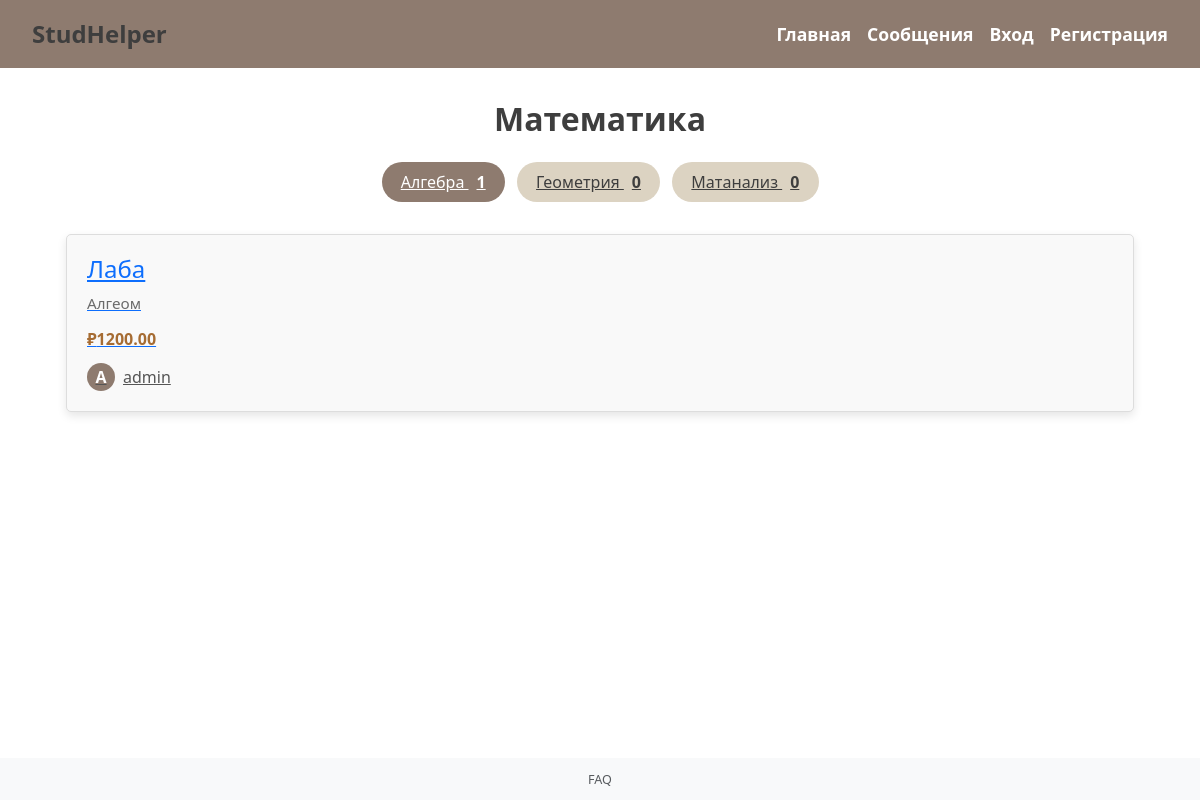
/tema/Алгебра, run on an earlier commit of the app's database.
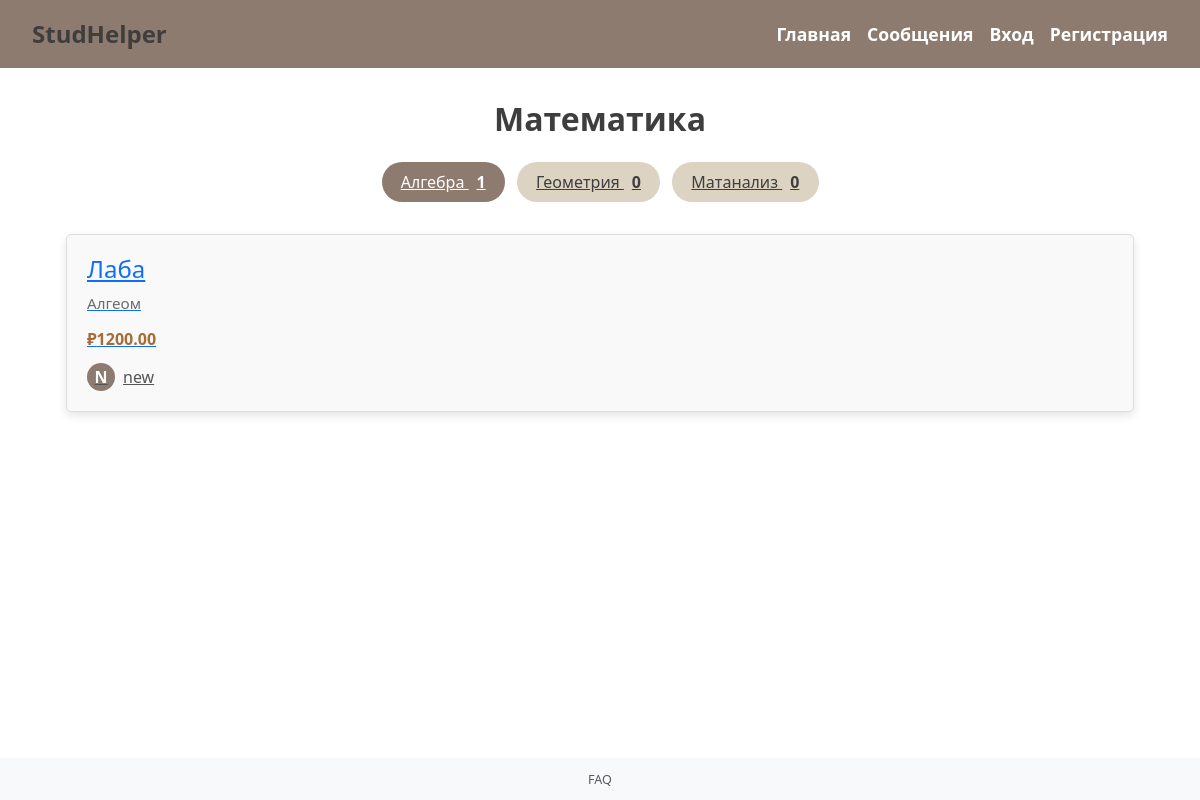
And on a later commit of the database.
### app.py (models this page shows)
class Category(db.Model):
    id = db.Column(db.Integer, primary_key=True)
    name = db.Column(db.String(100), unique=True, nullable=False)
    subcategories = db.relationship('Subcategory', backref='category', lazy=True)

class Subcategory(db.Model):
    id = db.Column(db.Integer, primary_key=True)
    name = db.Column(db.String(100), unique=True, nullable=False)
    category_id = db.Column(db.Integer, db.ForeignKey('category.id'), nullable=False)

class Offer(db.Model):
    id = db.Column(db.Integer, primary_key=True)
    title = db.Column(db.String(200), nullable=False)
    description = db.Column(db.Text, nullable=False)
    price = db.Column(db.Float, nullable=False)
    subcategory_id = db.Column(db.Integer, db.ForeignKey('subcategory.id'), nullable=False)
    seller_id = db.Column(db.Integer, db.ForeignKey('user.id'), nullable=False)

class User(db.Model, UserMixin):
    id = db.Column(db.Integer, primary_key=True)
    username = db.Column(db.String(150), unique=True, nullable=False)
    password = db.Column(db.String(150), nullable=False)
    offers = db.relationship('Offer', backref='seller', lazy=True)  # связь с предложениями

### app.py (the view)
@app.route('/tema/<string:subtopic>')
def show_subtopic(subtopic):
    category_name = get_category_for_subtopic(subtopic)
    subcategories = get_subcategories_with_counts(category_name)
    subcategory = Subcategory.query.filter_by(name=subtopic).first()
    if subcategory:
        offers = Offer.query.filter_by(subcategory_id=subcategory.id).order_by(Offer.id.desc()).all()
    else:
        offers = []
    return render_template(
        'tema.html',
        category_name=category_name,
        subtopic_name=subtopic,
        subcategories=subcategories,
        offers=offers
    )

### app.py (called while the page is built)
def get_subcategories_with_counts(category_name):
    category = Category.query.filter_by(name=category_name).first()
    subcategories = []
    if category:
        subcategories = [
            {
                'name': subcategory.name,
                'count': Offer.query.filter_by(subcategory_id=subcategory.id).count()
            }
            for subcategory in category.subcategories
        ]
    return subcategories

def get_category_for_subtopic(subtopic):
    subcategory = Subcategory.query.filter_by(name=subtopic).first()
    if subcategory:
        return subcategory.category.name
    return 'Другие предметы'

### templates/tema.html
{% extends 'base.html' %}
{% block content %}
<div class="tema-page">
    <h1 class="tema-title">{{ category_name }}</h1>
    <div class="subcategory-tabs">
        {% for sub in subcategories %}
        <a href="{{ url_for('show_subtopic', subtopic=sub.name) }}"
           class="subcategory-tab {% if sub.name == subtopic_name %}active{% endif %}">
            {{ sub.name }} <span class="count">{{ sub.count }}</span>
        </a>
        {% endfor %}
    </div>
    {% if offers %}
    <div class="offers-grid">
        {% for offer in offers %}
        <div class="offer-card">
            <a href="{{ url_for('offer', offer_id=offer.id) }}">
                <h3>{{ offer.title }}</h3>
                <p class="description">{{ offer.description }}</p>
                <p class="price">₽{{ "%.2f"|format(offer.price) }}</p>
            </a>
            {% if offer.seller %}
            <a href="{{ url_for('profile', user_id=offer.seller.id) }}" class="seller">
                <span class="avatar">{{ offer.seller.username[0]|upper }}</span>
                {{ offer.seller.username }}
            </a>
            {% else %}
            <p class="seller">Продавец не найден</p>
            {% endif %}
        </div>
        {% endfor %}
    </div>
    {% else %}
    <div class="empty-message">
        Пока нет предложений в этой подкатегории
    </div>
    {% endif %}
</div>
{% endblock %}

### templates/base.html (shortened to what this page needs)
<!DOCTYPE html>
<html lang="ru">
<head>
    <link href="https://cdn.jsdelivr.net/npm/bootstrap@5.3.0/dist/css/bootstrap.min.css" rel="stylesheet">
    <link rel="stylesheet" href="{{ url_for('static', filename='style.css') }}">
</head>
<body>
    <div class="header">
        <a href="{{ url_for('home') }}" class="site-title">StudHelper</a>
        <div class="header-buttons">
            <a href="{{ url_for('home') }}">Главная</a>
            <a href="{{ url_for('messages') }}" class="nav-link">Сообщения</a>
            {% if current_user.is_authenticated %}
                <a href="{{ url_for('profile') }}">Мой профиль</a>
                <a href="{{ url_for('logout') }}">Выход</a>
            {% else %}
                <a href="{{ url_for('login') }}">Вход</a>
                <a href="{{ url_for('register') }}">Регистрация</a>
            {% endif %}
        </div>
    </div>
    <div class="content">
        {% block content %}
        {% endblock %}
    </div>
    <footer class="footer mt-5">
        <a href="{{ url_for('faq') }}" class="text-muted small">FAQ</a>
    </footer>
</body>
</html>

### static/style.css (style rules this page uses)
body { display: flex; flex-direction: column; min-height: 100vh; }
.content { flex-grow: 1; width: 100%; box-sizing: border-box; }
.header { background-color: #8e7b6f; color: white; padding: 1rem 2rem; display: flex; justify-content: space-between; align-items: center; font-size: 1.1rem; }
.site-title { font-size: 1.8rem; font-weight: bold; color: white; text-decoration: none; }
.header-buttons { display: flex; align-items: center; }
.header-buttons a { margin-left: 1rem; color: white; font-weight: bold; transition: opacity 0.2s, text-decoration 0.2s; text-decoration: none; }
footer { background-color: #f8f9fa; padding: 10px 0; text-align: center; font-size: 0.9rem; }
footer a { text-decoration: none; color: #6c757d; }
.content { max-width: 1100px; margin: 2rem auto; padding: 0 1rem; width: 100%; box-sizing: border-box; }
.site-title { font-size: 1.5rem; font-weight: bold; color: #3e3e3e; text-decoration: none; }
.tema-title { font-size: 2rem; font-weight: bold; margin-bottom: 1.5rem; text-align: center; color: #3e3e3e; }
.subcategory-tabs { display: flex; flex-wrap: wrap; justify-content: center; gap: 0.75rem; margin-bottom: 2rem; }
.subcategory-tab { padding: 0.5rem 1.2rem; background-color: #dcd3c2; border-radius: 25px; color: #3e3e3e; font-weight: 500; transition: 0.2s; }
.subcategory-tab.active { background-color: #8e7b6f; color: white; }
.subcategory-tab .count { margin-left: 0.5rem; font-weight: bold; }
.offers-grid { display: grid; grid-template-columns: repeat(auto-fit, minmax(250px, 1fr)); gap: 1.5rem; }
.offer-card { background-color: white; border-radius: 12px; padding: 1rem; box-shadow: 0 4px 10px rgba(0, 0, 0, 0.1); transition: transform 0.2s ease, box-shadow 0.2s ease; }
.offer-card h3 { margin: 0 0 0.5rem; font-size: 1.2rem; }
.offer-card .description { font-size: 0.95rem; color: #6b6b6b; margin-bottom: 0.75rem; }
.offer-card .price { font-weight: bold; color: #a66c33; font-size: 1rem; margin-bottom: 0.75rem; }
.offer-card .seller { display: flex; align-items: center; gap: 0.5rem; color: #555; }
.offer-card .avatar { width: 28px; height: 28px; background-color: #8e7b6f; color: white; font-weight: bold; border-radius: 50%; display: flex; align-items: center; justify-content: center; }
.offer-card { border: 1px solid #ddd; padding: 20px; margin-bottom: 20px; border-radius: 5px; background-color: #f9f9f9; }
.offer-card h3 { font-size: 1.5rem; }
.offer-card p { font-size: 1rem; }
footer { margin-top: auto; }

What changed in the data, as far as the page shows it:
changed through a linked row, Offer "Лаба": seller "A" → "N"; seller.username "admin" → "new"
